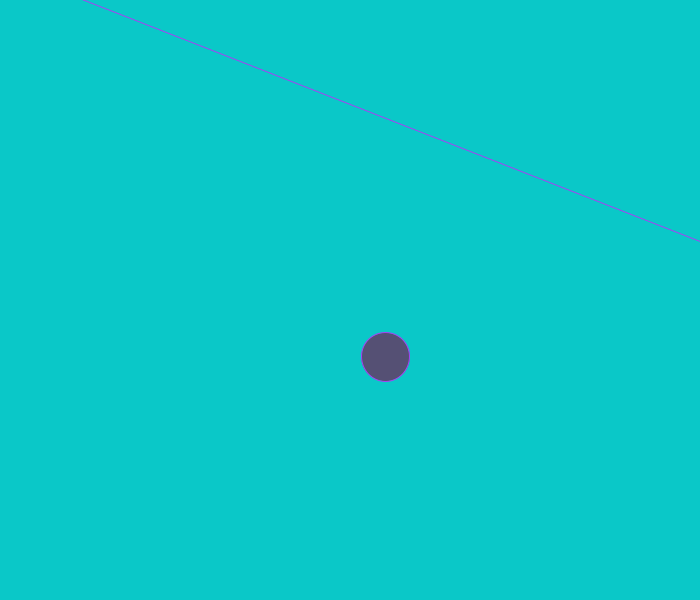
Frame 1 (no input)
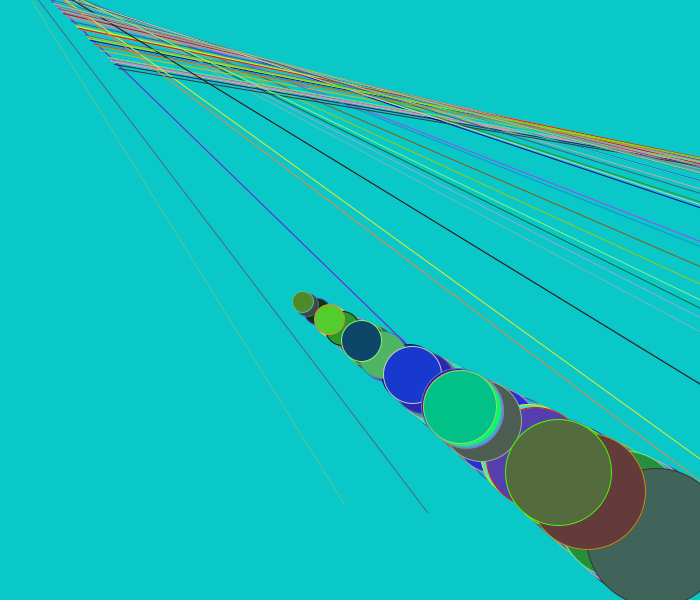
Frame 60 (the mouse pressed at the canvas centre just before this capture)
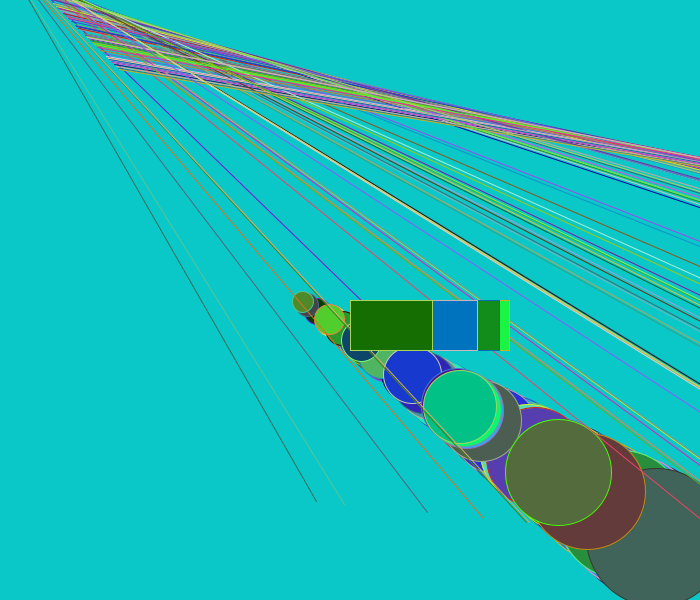
Frame 120 (the mouse held since frame 60 and released just before this capture)

The Processing sketch that drew these frames (run headless with seeded random() and noise(); from frame 60 on, the mouse is pressed at the canvas centre):

// Processing sketch: processing_158591
// ── processing_158591.pde

void setup(){
size(700,600);
background(10,200,200);
}
void draw() {
stroke(random(255), random(255), random(255));
float r=random(120);
line(300+(r*50),500+(r*5),r,r-50);
fill(random(100),random(255),random(255));
if (mousePressed){
rect(mouseX,mouseY,r+40,50);
} else{
ellipse(300+(r*3),300+(r*2),r+20,r+20);
}
}
